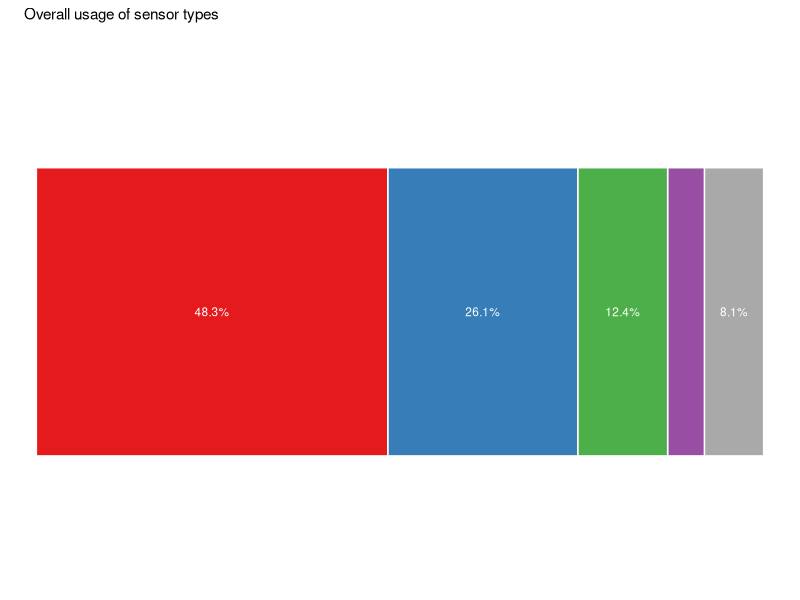
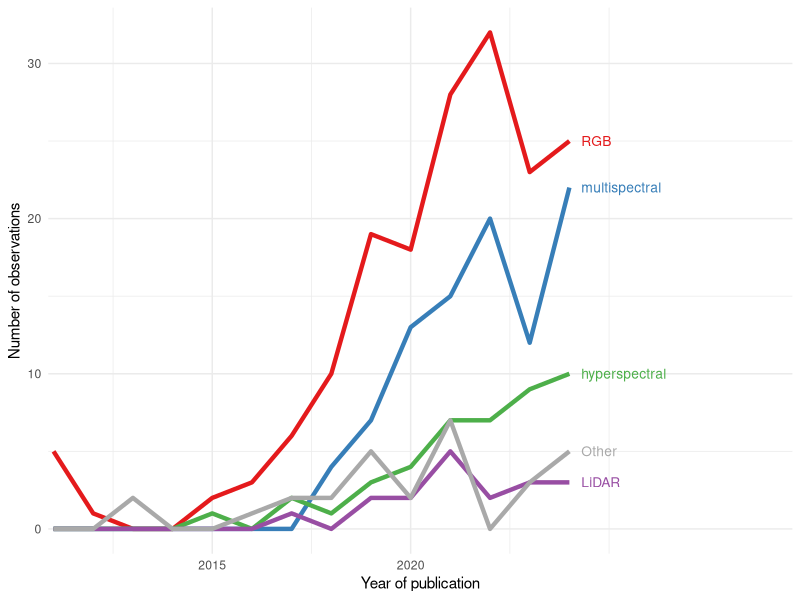
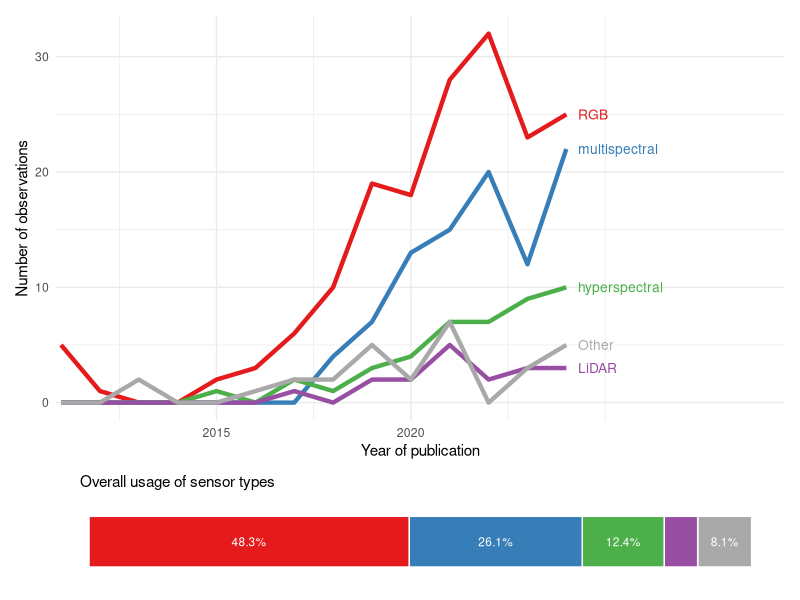
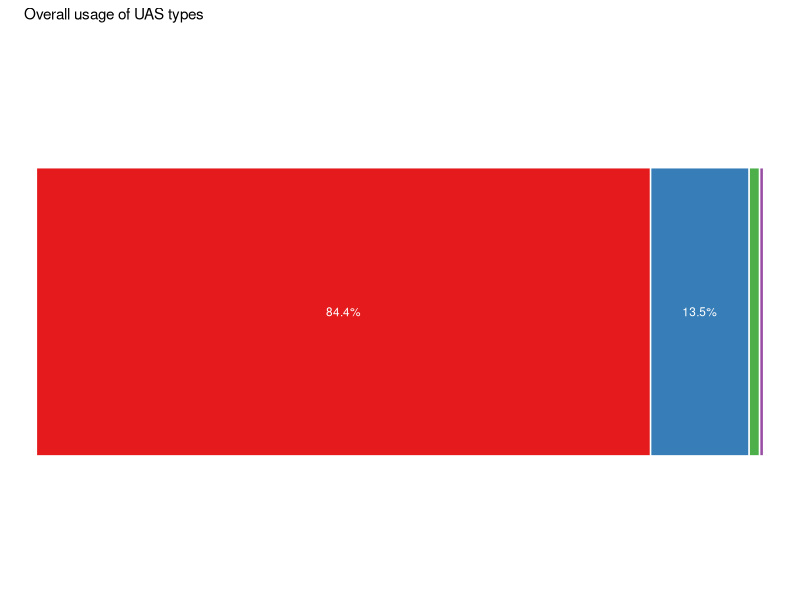
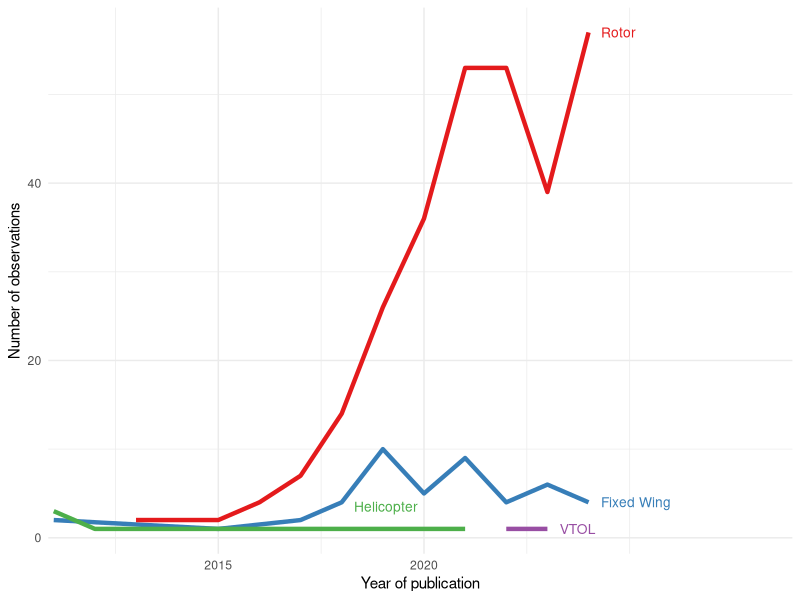
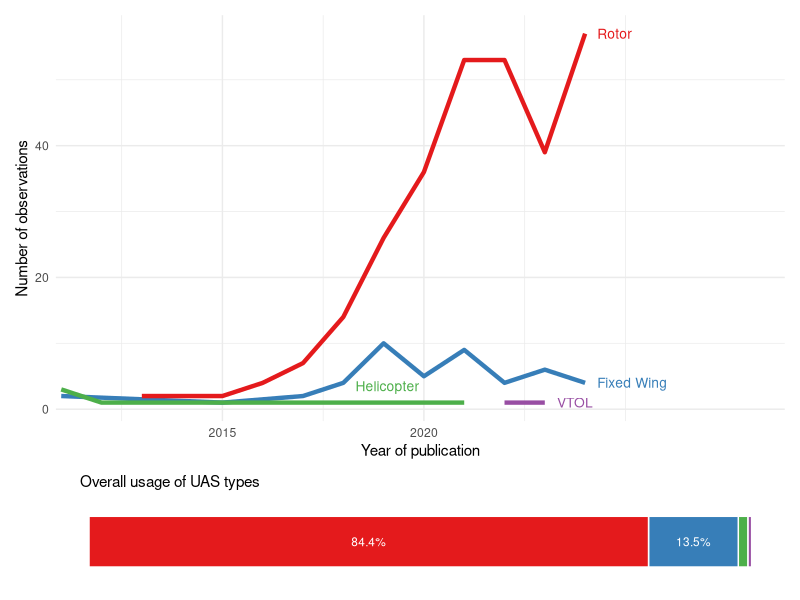
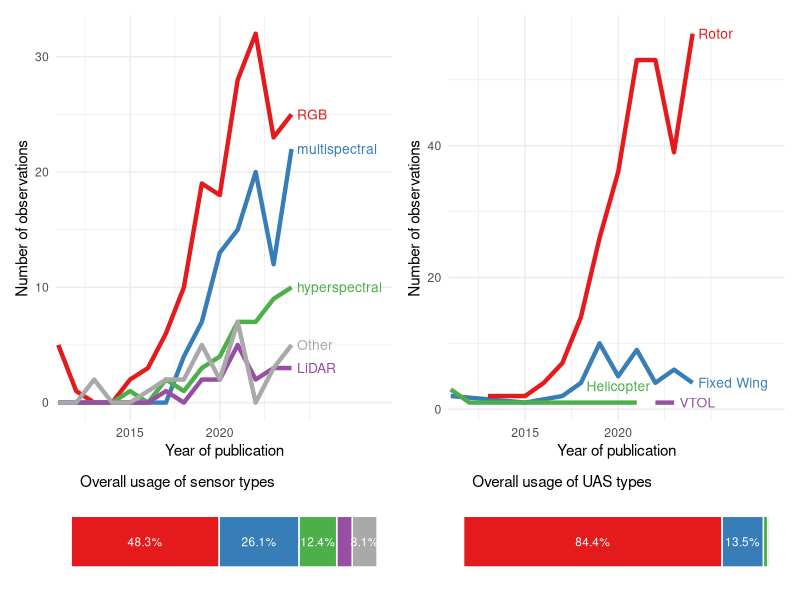
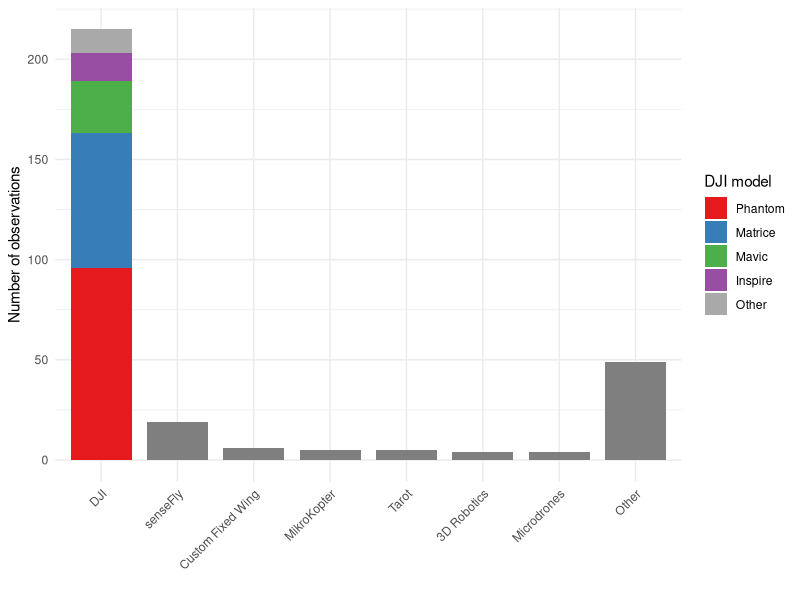

Here is the R script that generated these plots, in order:
# load packages 

library(tidyverse)
library(ggplot2)
library(ggstats)
library(readxl)
library(patchwork)
library(ggrepel)

################################################################################

### directly read the excel file. no need for two files: 
excel <- read_excel("data/data_extraction/data_extraction_final.xlsx", skip = 1, na = c("","NA"))
meta <- excel[,c(2:10,18:20,39:41)]
data <- excel[,c(2,11:17,21:37)]


### delete now empty rows to receive a "true" metadata table for our 272 articles
meta <- filter(meta, !(is.na(Title)))

### make variables into factors
str(meta)
meta[,c(2,6,8:14)] <- meta[,c(2,6,8:14)] |>
  mutate_if(sapply(meta[,c(2,6,8:14)], is.character), as.factor)


str(data)
data[,c(2:7,9:13,15:25)] <- data[,c(2:7,9:13,15:25)] |>
  mutate_if(sapply(data[,c(2:7,9:13,15:25)], is.character), as.factor)



################################################################################

# Erstellung eines ersten Plots für die Verteilung der Jahre und den verwendeten Sensoren

sensors <- data |>
  select(DOI, Sensor) |>
  filter(!(is.na(Sensor))) |>
  left_join(meta, by = "DOI")

### combine other sensor types
table(data$Sensor)
sensors$Sensor <- case_when(
  sensors$Sensor %in% c("hyperspectral", "hyperspectral (panchromatic)") ~ "hyperspectral",
  sensors$Sensor == "multispectral" ~ "multispectral",
  sensors$Sensor == "LiDAR" ~ "LiDAR",
  sensors$Sensor == "RGB" ~ "RGB",
  sensors$Sensor == "missing" ~ "missing",
  TRUE ~ "Other"
)

### sort factors for the plots
sensors$Sensor <- factor(sensors$Sensor,
                         levels = c("RGB", "multispectral", "hyperspectral", "LiDAR", "Other", "missing"))

##define a color palette
pal <- c(
  RGB = "#e41a1c",
  multispectral = "#377eb8",
  hyperspectral = "#4daf4a",
  LiDAR = "#984ea3",
  Other = "#a9a9a9"
)


################################################################################
### barplot with percentages written inside

datbar <- sensors |>
  filter(Sensor %in% c("RGB", "multispectral", "hyperspectral", "LiDAR", "Other")) |>
  filter(Year != "2025")
datbar$Sensor <- factor(datbar$Sensor,
                      levels = c( "Other", "LiDAR", "hyperspectral", "multispectral", "RGB"))
bar <- ggplot(datbar, aes(x = "", fill = Sensor)) +
  geom_bar(position = "fill", width = 0.6, color = "white") +
  geom_text(
    stat = "count",
    aes(label = after_stat(ifelse(count / sum(count) >= 0.06,
                                  scales::percent(count / sum(count), 0.1), ""))),
    position = position_fill(vjust = 0.5),
    size = 3, col = "white"
  ) +
  coord_flip(clip = "off") +
  scale_fill_manual(values = pal) +
  theme_void() +
  theme(legend.position = "none")+
  labs (subtitle = "      Overall usage of sensor types")

bar
################################################################################

datlin <- sensors |>
  filter(Sensor %in% c("RGB", "multispectral", "hyperspectral", "LiDAR", "Other")) |>
  filter(Sensor %in% names(pal), Year != 2025) |>
  mutate(Year = as.integer(Year)) |>
  count(Year, Sensor, name = "n") |>
  complete(Year = full_seq(Year, 1), Sensor, fill = list(n = 0))

end_labels <- datlin |>
  group_by(Sensor) |>
  filter(Year == max(Year[n > 0], default = max(Year))) |>
  slice_tail(n = 1) |>
  ungroup()

sen <- ggplot(datlin[datlin$Sensor != "missing",], aes(Year, n, color = Sensor)) +
  geom_line(linewidth = 1.5) +
  geom_text(
    data = end_labels[end_labels$Sensor != "missing",],
    aes(label = Sensor),
    hjust = 0, nudge_x = 0.3, size = 3.5
  ) +
  scale_color_manual(values = pal) +
  scale_x_continuous(breaks = c(2015,2020),expand = expansion(mult = c(0.01, 0.4))) +
  theme_minimal() +
  theme(legend.position = "none") +
  labs(
  #  title = "Sensors used in UAS studies",
   # subtitle = "data missing = 3",
    y = "Number of observations",
    x = "Year of publication"
  )

sen


sen / bar + plot_layout(heights = c(4,1))

################################################################################


################################################################################

### new drone type plots

##define a color palette
pal2 <- c(
  Rotor = "#e41a1c",
  "Fixed Wing" = "#377eb8",
  Helicopter = "#4daf4a",
  VTOL = "#984ea3"
)

################################################################################
### barplot with percentages written inside

drone <- data |>
  select(DOI, Sensor, drone_grouped, Drone_type) |>
  filter(!(is.na(Sensor) & is.na(drone_grouped))) |>
  group_by(DOI) |>
  fill(Sensor,.direction = "down") |> 
  fill(drone_grouped,.direction = "down") |>
  fill(Drone_type,.direction = "down") |>
  left_join(meta, by = "DOI") |>
  ungroup()

datbar2 <- drone |>
  filter(Drone_type%in% c("Rotor", "Fixed Wing", "Helicopter", "VTOL")) |>
  filter(Year != "2025")
datbar2$Drone_type <- factor(datbar2$Drone_type,
                    levels = c( "VTOL", "Helicopter", "Fixed Wing", "Rotor"))
UASbar <- ggplot(datbar2, aes(x = "", fill = Drone_type)) +
  geom_bar(position = "fill", width = 0.6, color = "white") +
  geom_text(
    stat = "count",
    aes(label = after_stat(ifelse(count / sum(count) >= 0.06,
                                  scales::percent(count / sum(count), 0.1), ""))),
    position = position_fill(vjust = 0.5),
    size = 3, col = "white"
  ) +
  coord_flip(clip = "off") +
  scale_fill_manual(values = pal2) +
  theme_void() +
  theme(legend.position = "none")+
  labs (subtitle = "      Overall usage of UAS types")
UASbar
######

datlin2 <- drone |>
  filter(Drone_type %in% c("Rotor", "Fixed Wing", "Helicopter", "VTOL")) |>
  filter(Drone_type %in% names(pal2), Year != 2025) |>
  mutate(Year = as.integer(Year)) |>
  count(Year, Drone_type, name = "n") |>
  complete(Year = full_seq(Year, 1), Drone_type, fill = list(n = 0))

end_labels <- datlin2 |>
  group_by(Drone_type) |>
  filter(Year == max(Year[n > 0], default = max(Year))) |>
  slice_tail(n = 1) |>
  ungroup()
## manually change the text label positions to better fit because text_repel does not work that good
end_labels$Year <- c(2024, 2018, 2024, 2024, 2023)
end_labels$n <- c(4,3.5,0,57,1)

#table(data$Drone_type)

dro <- ggplot(datlin2[datlin2$Drone_type != "missing" & datlin2$n != "0",], aes(Year, n, color = Drone_type)) +
  geom_line(linewidth = 1.5) +
  geom_text(
    data = end_labels[end_labels$Drone_type != "missing",],
    aes(label = Drone_type),
    hjust = 0, nudge_x = 0.3, size = 3.5
  ) +
  scale_color_manual(values = pal2) +
  scale_x_continuous(breaks = c(2015,2020),expand = expansion(mult = c(0.01, 0.35))) +
  theme_minimal() +
  theme(legend.position = "none") +
  labs(
  #  title = "UAS type used",
  #  subtitle = "data missing = 15",
    y = "Number of observations",
    x = "Year of publication"
  )

dro


dro / UASbar + plot_layout(heights = c(4,1))

#
(sen / bar) + plot_layout(heights = c(4,1)) | 
  (dro / UASbar) + plot_layout(heights = c(4,1))#| 
 # (man / plot_spacer())+ plot_layout(heights = c(4,1))

#ggsave("figures/tech.pdf", width = 18, height = 10, units = "cm")

################################################################################

################################################################################


### plots about used drone platforms and then combined with used sensots
table(data$drone_grouped)
### sort drone factors and combine infrequent groups
data$drone_grouped <- fct_lump_n(fct_infreq(data$drone_grouped), n = 9) 
table(data$drone_grouped)


### group the DJI Models together
### combine other sensor types
table(data$DJI_model)
data$DJI_model <- case_when(
  data$DJI_model == "Matrice" ~ "Matrice",
  data$DJI_model == "Mavic" ~ "Mavic",
  data$DJI_model == "Phantom" ~ "Phantom",
  data$DJI_model == "Inspire" ~ "Inspire",
  data$DJI_model %in% c("Air", "Genie", "S1000", "Spark", "Spirit", "Wind", "Wizard", "Zenmuse") ~ "Other"
)
data$DJI_model <- factor(data$DJI_model,
                         levels = c("Other", "Inspire", "Mavic", "Matrice", "Phantom"))

##define a color palette
pal3 <- c(
  Phantom = "#e41a1c",
  Matrice = "#377eb8",
  Mavic = "#4daf4a",
  Inspire = "#984ea3",
  Other = "#a9a9a9"
)

man <- ggplot(data[!(is.na(data$drone_grouped)) & data$drone_grouped != "missing",], aes(x= drone_grouped, fill = DJI_model))+
  geom_bar(width = 0.8)+
  theme_minimal()+
  #  coord_flip()+
  scale_fill_manual(breaks = c("Phantom", "Matrice", "Mavic", "Inspire", "Other"),
                    values = pal3)+
  theme(axis.text.x = element_text(angle = 45, hjust = 1))+
  guides(
    fill = guide_legend(
      #position = "inside", 
                             title = "DJI model"))+
 # theme(legend.position.inside = c(0.3,0.68))+
  labs(
    #title = "UAS Manufacturers",
     #  subtitle = "data missing = 18",
       y = "Number of observations", x = "")
man 

#ggsave("figures/manufacturer.pdf", width = 8, height = 8, units = "cm")

#
(sen / bar) + plot_layout(heights = c(4,1)) | 
  (dro / UASbar) + plot_layout(heights = c(4,1))| 
 (man / plot_spacer())+ plot_layout(heights = c(4,1))
























### additional plots

################################################################################
### vielleicht 2025 hier kürzen, da es das Bild ein bisschen verzerrt

sen <- sensors |>
  filter(Sensor %in% c("RGB", "multispectral", "hyperspectral", "LiDAR", "Other")) |>
  filter(Year != "2025") |>
  ggplot(aes(x=Year, color = Sensor))+
  geom_line(stat="count", linewidth = 1.5)+
  scale_color_manual(values = pal)+
  scale_x_continuous(expand = expansion(mult = c(0.01, 0.12))) + # room for labels on right
  theme_minimal() +
  theme(legend.position = "none")+
  labs(title = "Sensors used in UAS studies", 
       subtitle = "data missing = 3",
       y = "number of studies", 
       x = "Year of Publication")
sen 
#ggsave("figures/sensors.pdf", width = 10, height = 6, units = "cm")

################################################################################
### barplot with percentages of usage

df <- sensors |>
  filter(Sensor %in% names(pal), Year != 2025) |>
  count(Sensor, name = "n") |>
  mutate(p = n / sum(n),
         Sensor = factor(Sensor, levels = names(pal))) |>
  arrange(Sensor) |>
  mutate(y = cumsum(p) - p/2, # center of each segment (along the bar)
         off_x = if_else(row_number() %% 2 == 0, -0.12, 0.12)) # up/down offset

df$Sensor <- factor(df$Sensor,
                    levels = c( "Other", "LiDAR", "hyperspectral", "multispectral", "RGB"))

bar <- ggplot(df, aes(x = 1, y = p, fill = Sensor)) +
  geom_col(width = 0.6, color = "white") +
  coord_flip(clip = "off") +
  geom_label(
    aes(x = 1 + off_x, y = y, label = Sensor),
    size = 3.25,
    label.padding = unit(0.25, "lines")
  ) +
  scale_fill_manual(values = pal) +
  theme_void() +
  theme(legend.position = "none")

sen / bar + plot_layout(heights = c(4,1))


################################################################################


### Sensor x drone

### remove rows where both (%) or one (|) parameteres are NA
### group articles by DOI and fill NAs by the variable that sits above 
### remove observations where all three variables are duplicated
###  distinct(DOI, Sensor, Habitat_quality_grouped,.keep_all = TRUE)
### remove rows where both (%) or one (|) parameteres are NA
### combine with metadata

drone <- data |>
  select(DOI, Sensor, drone_grouped, Drone_type) |>
  filter(!(is.na(Sensor) & is.na(drone_grouped))) |>
  group_by(DOI) |>
  fill(Sensor,.direction = "down") |> 
  fill(drone_grouped,.direction = "down") |>
  fill(Drone_type,.direction = "down") |>
  left_join(meta, by = "DOI") |>
  ungroup()

drone$Drone_type <- factor(drone$Drone_type,
                           levels = c("Rotor", "Fixed Wing", "Helicopter", "VTOL", "missing"))


### plot changes in used drone type over time
typ <- ggplot(drone[drone$Year != "2025",],aes(x=Year, color = Drone_type))+
  geom_line(stat="count", linewidth = 1.5)+
  scale_fill_brewer(palette = "Set2")+
  theme_minimal()
typ 

#ggsave("figures/dronetype.pdf", width = 10, height = 6, units = "cm")




sen + typ +  man 

#ggsave("figures/tech.pdf", width = 25, height = 6, units = "cm")










################################################################################
### plot drones and the sensors used with each drone
ggplot(drone,aes(x = drone_grouped, fill = Sensor))+
  geom_bar()+
  theme_minimal()+
  scale_fill_brewer(palette = "Set2")+
  coord_flip()+
  xlab("Drone model grouped")+
  ylab("")

### Tarot and microdrones occured 5 times

### plot drone type and the sensors used
drone$Drone_type <- fct_infreq(drone$Drone_type)
ggplot(drone,aes(x = Drone_type, fill = Sensor))+
  geom_bar()+
  theme_minimal()+
  scale_fill_brewer(palette = "Set2")+
  coord_flip()+
  xlab("Drone model grouped")+
  ylab("")


### Anteil an Rotor drohnen an allen Drohnen
table(data$Drone_type)
266/(35+5+15+266+2)

### Anteil an DJI Drohnen an allen
table(data$drone_grouped)
(12+14+67+26+96)/(4+1+5+12+14+67+26+96+5+4+5+2+35+3+3+19+5+2)
